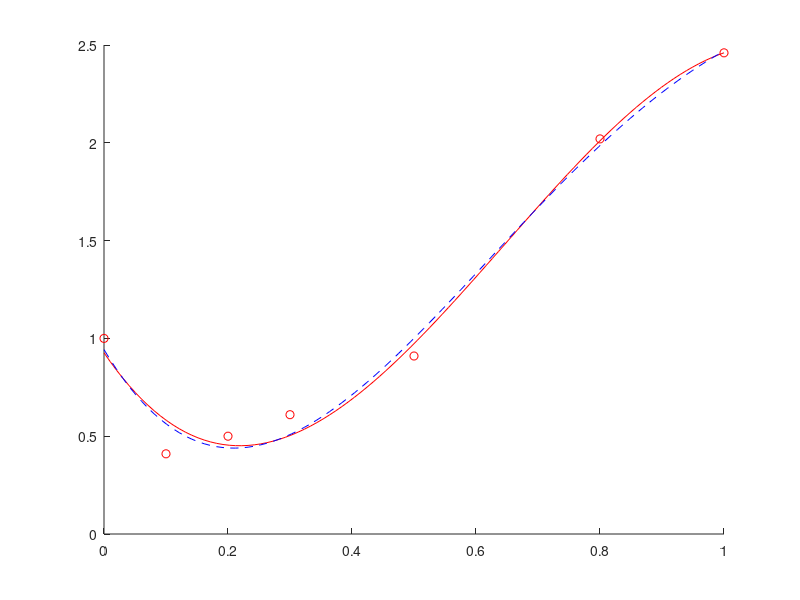

Recreate this plot in MATLAB.
drawX = linspace(0, 1, 100);

px = [0, 0.1,  0.2, 0.3,  0.5,  0.8,  1];
py = [1, 0.41, 0.5, 0.61, 0.91, 2.02, 2.46];

P = polyfit(px, py, 3);
hold on
plot(px, py, 'ro');
plot(drawX, polyval(P, drawX), 'r-');

P = polyfit(px, py, 4);
plot(drawX, polyval(P, drawX), 'b--');
hold off
